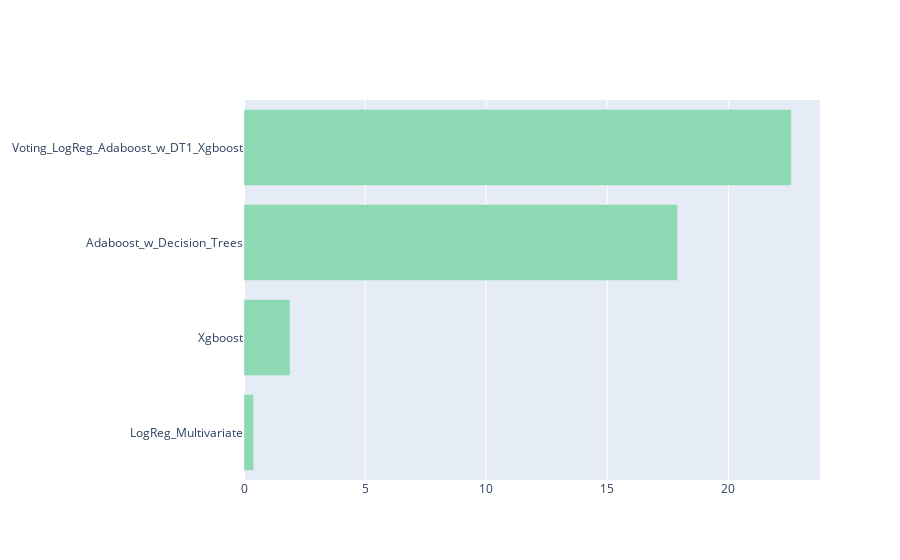

The notebook cell this image was saved under:
### Code cell
# Comparing time needed for training each of the model (.fit)
# For Voting model, only the time for training the VotingClassifier model itself was taken into account
# (without the time needed to train each of the individual classifiers used for voting).

fig = go.Figure(go.Bar(x = df['Training_time_seconds'],
                       y = df['Model'], 
                       orientation='h')
                       )

fig.update_layout(yaxis={'categoryorder':'total ascending'})

fig.update_traces(marker_color='#8cd9b3')

fig.show()

### Figure 1 — Plotly figure (JSON) as saved in the notebook; plotly's stock layout.template omitted (floating-point values rounded to 4 significant figures)
{"data": [{"marker": {"color": "#8cd9b3"}, "orientation": "h", "type": "bar", "x": [0.4, 17.9, 1.9, 22.6], "y": ["LogReg_Multivariate", "Adaboost_w_Decision_Trees", "Xgboost", "Voting_LogReg_Adaboost_w_DT1_Xgboost"]}], "layout": {"yaxis": {"categoryorder": "total ascending"}}}
